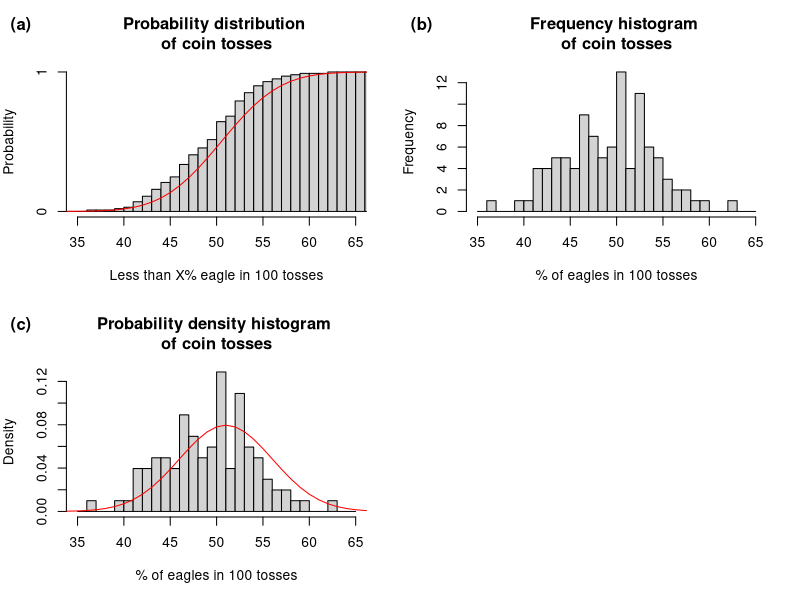
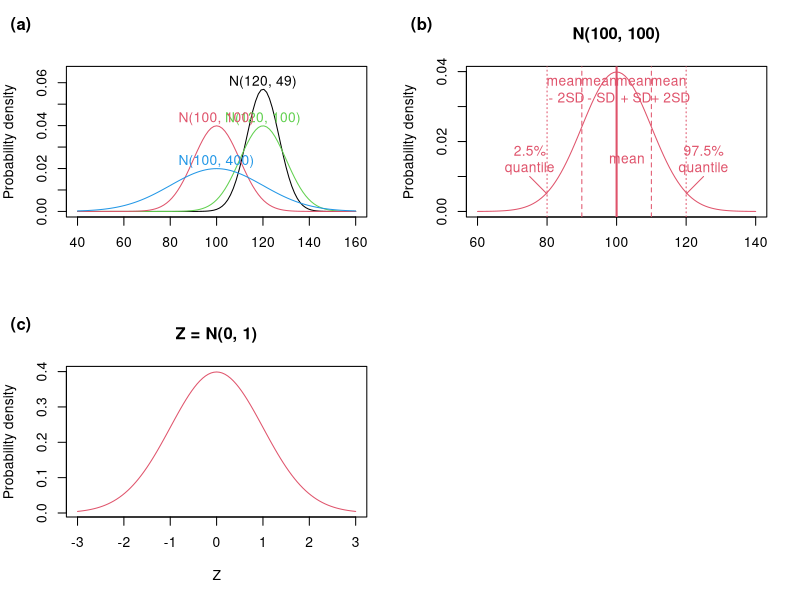

Generate these figures, in order, with R:
## ---- chunk 1
#| label: fig-normal-dist
#| fig-cap: "Fig 3.1. Probability (a), frequency (b) and density (d) distribution of coin tosses (n = 100, size = 100, p = 0.5). Grey histograms represent sampling statistics (prob., freq., dens.). The red lines in (a) and (c) represent theoretical binomial probability distribution and density, respectively. (d) standard 10 crown coin of the Austrian-Hungarian Empire used for tossing. Depicted here to illustrate why we call the coin sides the Head and Eagle instead of Brno and Lion as on the current 10 CZK coin."

set.seed(42)

# First, we need a randomly generated sample from binomial distribution
# n    = number of trials when eagle comes up (out of 100)
# size = number of observations (each observation = 100 tosses)
# prob = probability of eagle coming up in each toss
coin.r <- rbinom(n = 0:100, size = 100, prob = 0.5)

# Second, we need density function to plot theoretical probabilities on the plot
coin.d <- dbinom(0:100, size = 100, prob = 0.5)

# Third, we also need distribution function
coin.p <- pbinom(0:100, size = 100, prob = 0.5)

# This is needed for plotting cummulative histogram
h <- hist(coin.r, breaks = c(0:100), plot = F)
h$counts <- cumsum(h$counts)/sum(h$counts)

# Plots
par(mfrow = c(2,2), mar = c(5, 4, 4, 2))

plot(h,
     xlim =  range(35, 65),
     freq = T,
     main = 'Probability distribution \nof coin tosses',
     ylab = 'Probability',
     xlab = 'Less than X% eagle in 100 tosses')
lines(coin.p, col = 'red')
mtext("(a)", side = 3, adj = -0.2, line = 2, font = 2)

hist(coin.r, breaks = c(35:65),
     xlab = '% of eagles in 100 tosses',
     main = 'Frequency histogram \nof coin tosses')
mtext("(b)", side = 3, adj = -0.2, line = 2, font = 2)

hist(coin.r, breaks = c(35:65),
     freq = F,
     xlab = '% of eagles in 100 tosses',
     ylab = 'Density',
     main = 'Probability density histogram \nof coin tosses')
lines(coin.d, col = "red", lwd = 1)
mtext("(c)", side = 3, adj = -0.2, line = 2, font = 2)

par(mfrow = c(1,1))
## ---- chunk 2
#| label: fig-normal-dist
#| fig-cap: "Fig 3.2. Normal distribution properties: (a) varying parameters, (b) SD-unit intervals, and (c) the standard normal distribution."
#| fig-alt: "Three panels showing normal distribution curves with different means and variances, illustrating standard deviation intervals and the Z-distribution."

par(mfrow = c(2,2)) # Set grid

# (a)
curve(dnorm(x, mean = 120, sd = sqrt(49)), # Generate curve for Normal distribution with mean = 120 and sd = sqrt(49)
      from = 40, to = 160,                 # Set x axis range
      ylim = range(0, 0.065),              # set y axis range
      ylab = 'Probability density',        # y lab name
      xlab = '')                           # x lab without name
text(x = 120, y = 0.06, labels = 'N(120, 49)')                 # add annotation to the curve
curve(dnorm(x, mean = 120, sd = sqrt(100)), col = 3, add = T)  # similarly for different means and sds
text(x = 120, y = 0.043, labels = 'N(120, 100)', col = 3)
curve(dnorm(x, mean = 100, sd = sqrt(100)), col = 2, add = T)
text(x = 100, y = 0.043, labels = 'N(100, 100)', col = 2)
curve(dnorm(x, mean = 100, sd = sqrt(400)), col = 4, add = T)
text(x = 100, y = 0.023, labels = 'N(100, 400)', col = 4)
mtext("(a)", side = 3, adj = -0.2, line = 2, font = 2)         # label plot

# (b)
curve(dnorm(x, mean = 100, sd = sqrt(100)), # Generate curve for Normal distribution with mean 100 and sd 10 (sqrt(100))
      from = 60, to = 140,
      col = 2,
      main = 'N(100, 100)',
      ylab = 'Probability density',
      xlab = '')
abline(v = 100, col = 2, lwd = 2)                    # add lines indicating quartiles
abline(v = c(100 - 10, 100 + 10), col = 2, lty = 2)
abline(v = c(100 - 20, 100 + 20), col = 2, lty = 3)
text(x = c(85, 95, 103, 105, 115),                   # annotate lines
     y = c(0.035, 0.035, 0.015, 0.035, 0.035),
     labels = c('mean\n - 2SD', 'mean\n - SD', 'mean', 'mean\n + SD', 'mean\n + 2SD'),
     col = 2)
text(x = 75, y = 0.015, labels = '2.5%\nquantile', col = 2)
text(x = 125, y = 0.015, labels = '97.5%\nquantile', col = 2)
arrows(75, 0.01, 80, 0.005, length = 0, col = 2)
arrows(125, 0.01, 120, 0.005, length = 0, col = 2)
mtext("(b)", side = 3, adj = -0.2, line = 2, font = 2) # label plot

# (c)
curve(dnorm(x, mean = 0, sd = 1),   # Generate curve for standardised Normal distribution (Z)
      from = -3, to = 3,
      col = 2, lwd = 1,
      main = 'Z = N(0, 1)',
      ylab = 'Probability density',
      xlab = 'Z')
mtext("(c)", side = 3, adj = -0.2, line = 2, font = 2) # label plot

par(mfrow = c(1,1)) # Set grid back to normal view
